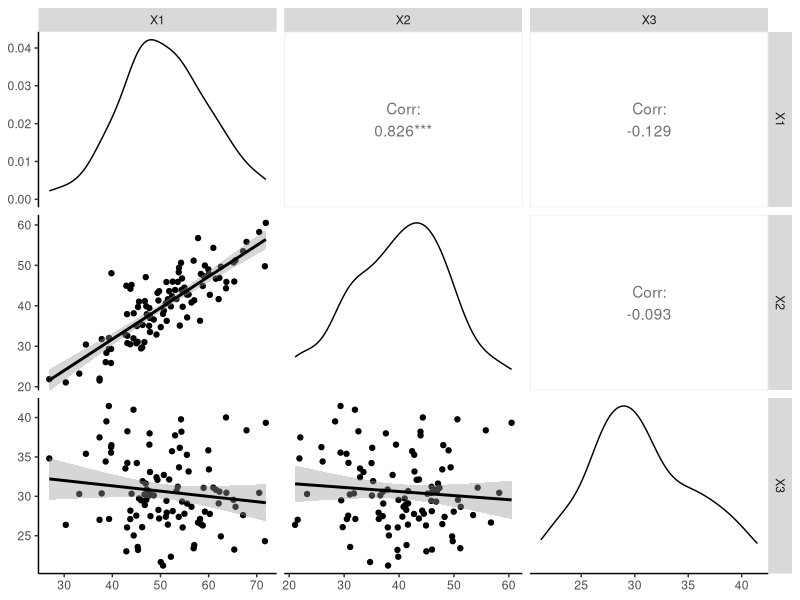
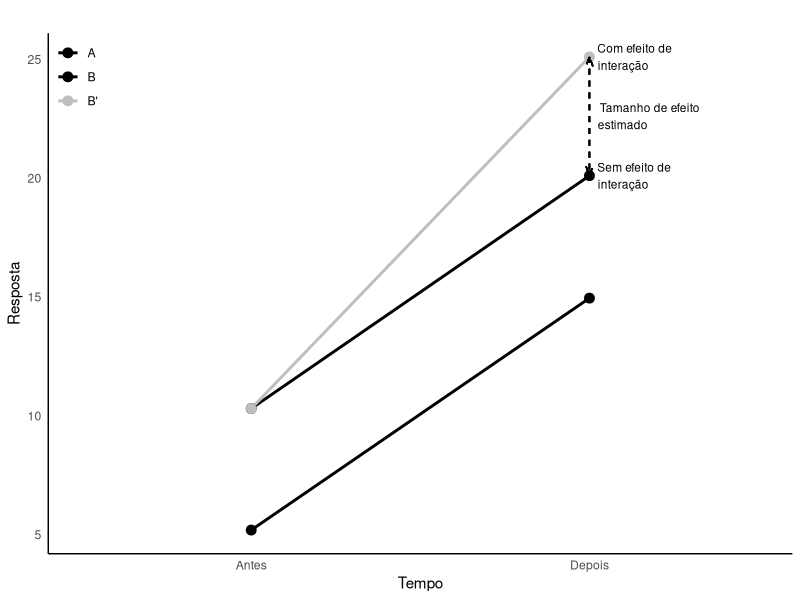

Write R code to recreate these figures, in order.
## ---- chunk 1
# Set the seed for reproducibility
set.seed(123)

# Generate an independent variable
X1 <- rnorm(100, mean = 50, sd = 10)

# Generate a second variable that is highly correlated with X1
X2 <- 0.8 * X1 + rnorm(100, mean = 0, sd = 5)

# Generate a third variable that is not correlated with X1 or X2
X3 <- rnorm(100, mean = 30, sd = 5)

# Combine the variables into a data frame
data <- data.frame(X1, X2, X3)

# Create the customized grid plot
GGally::ggpairs(
  data, 
  lower = list(continuous = GGally::wrap("smooth", method = "lm")),
  diag = list(continuous = "densityDiag"),
  upper = list(continuous = "cor")
) +
  ggplot2::theme(
    panel.background = ggplot2::element_blank(),
    panel.grid.major = ggplot2::element_blank(),
    panel.grid.minor = ggplot2::element_blank(),
    axis.line = ggplot2::element_line(color = "black")
  )
## ---- chunk 2

# Simulate data
set.seed(123)  # For reproducibility
n <- 5  # Number of observations

# Create a data frame with two time points and different offsets
data <- data.frame(
  group = rep(c("A", "B", "B'"), each = n*2),
  time = rep(c(1, 2), each = n),
  response = c(
    5 + rnorm(n, mean = 0, sd = 1),   # Group A at time 1
    15 + rnorm(n, mean = 0, sd = 1),  # Group A at time 2
    10 + rnorm(n, mean = 0, sd = 1),  # Group B' at time 1
    20 + rnorm(n, mean = 0, sd = 1),  # Group B' at time 2
    rnorm(n, mean = 0, sd = 1),  # Group B at time 1
    rnorm(n, mean = 0, sd = 1)   # Group B at time 2
  )
)

# add offset to group B at 2
data$response[data$group == "B'" & data$time == 1] <- data$response[data$group == "B" & data$time == 1]
data$response[data$group == "B'" & data$time == 2] <- data$response[data$group == "B" & data$time == 2] + 5

# Calculate means for plotting
means <- aggregate(response ~ group + time, data, mean)

# Create the plot
ggplot2::ggplot(means, ggplot2::aes(x = time, y = response, color = group, group = group)) +
  ggplot2::geom_line(size = 1) +               # Draw lines for means
  ggplot2::geom_point(size = 3) +              # Add points for means
  ggplot2::labs(title = "",
       x = "Tempo",
       y = "Resposta") +
  ggplot2::theme_minimal() +
  ggplot2::scale_color_manual(values = c("black", "black", "gray")) +  # Custom colors
  ggplot2::theme(legend.title = ggplot2::element_blank()) + 
  # minumum theme
  ggplot2::theme(
    panel.grid.major = ggplot2::element_blank(),
    panel.grid.minor = ggplot2::element_blank(),
    panel.background = ggplot2::element_blank(),
    axis.line = ggplot2::element_line(colour = "black")
  ) + 
  # move legent to the top left corner
  ggplot2::theme(legend.position = c(0, 1), legend.justification = c(0, 1)) +
  # annotate plot with "Efeito esperado sem interação"
  ggplot2::annotate("text", x = 2, y = mean(data$response[data$group == "B" & data$time == 2]), label = "Sem efeito de \n interação", size = 3, color = "black", hjust = -0.1, vjust = 0.5) + 
  # annotate plot with "Efeito esperado com interação"
  ggplot2::annotate("text", x = 2, y = mean(data$response[data$group == "B'" & data$time == 2]), label = "Com efeito de \n interação", size = 3, color = "black", hjust = -0.1, vjust = 0.5) + 
  # draw dashed arrow of effect from B' to B at time 2
  ggplot2::geom_segment(ggplot2::aes(x = 2, xend = 2, y = mean(data$response[data$group == "B'" & data$time == 2]), yend = mean(data$response[data$group == "B" & data$time == 2])), arrow = ggplot2::arrow(type = "open", length = ggplot2::unit(0.1, "inches"), ends = "both", angle = 20), color = "black", linetype = "dashed") + 
  # annotate plot with "Efeito de interação"
  ggplot2::annotate("text", x = 2, y = mean(data$response[data$group != "A" & data$time == 2]), label = "Tamanho de efeito \n estimado", size = 3, color = "black", hjust = -0.1, vjust = 0.5) + 
  # augment x axis margins to make room for annotations
  ggplot2::scale_x_continuous(breaks = c(1, 2), labels = c("Antes", "Depois"), expand = c(0.3, 0.3))
